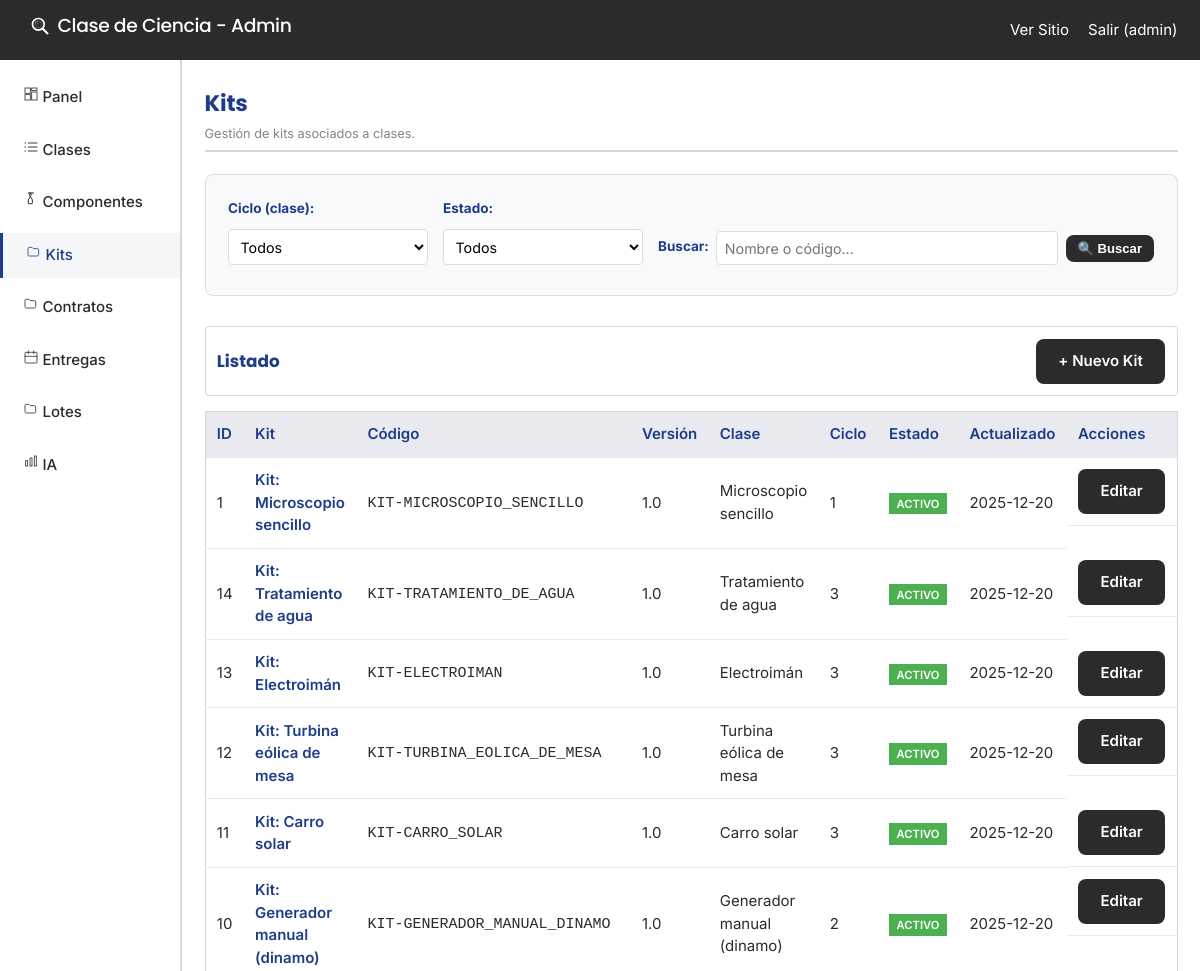
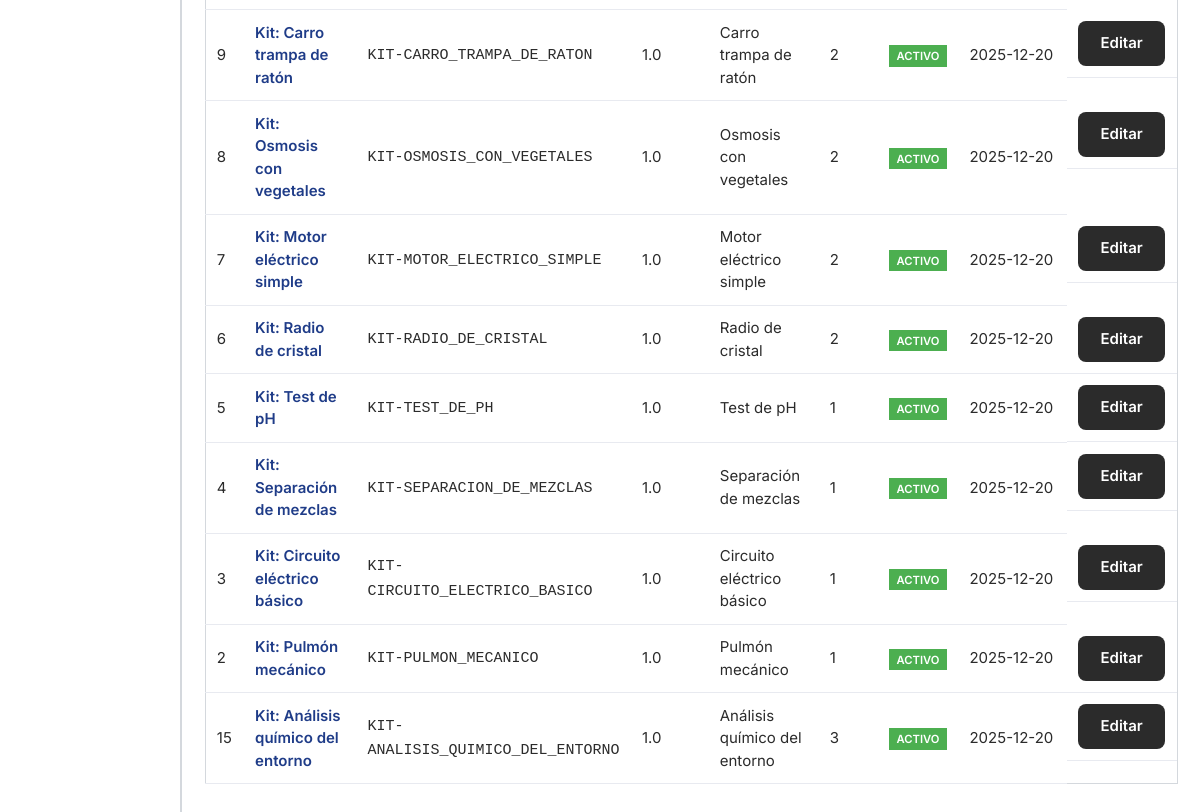
The app's page /admin/kits/index.php (signed in), older data (2 pictures, top to bottom).
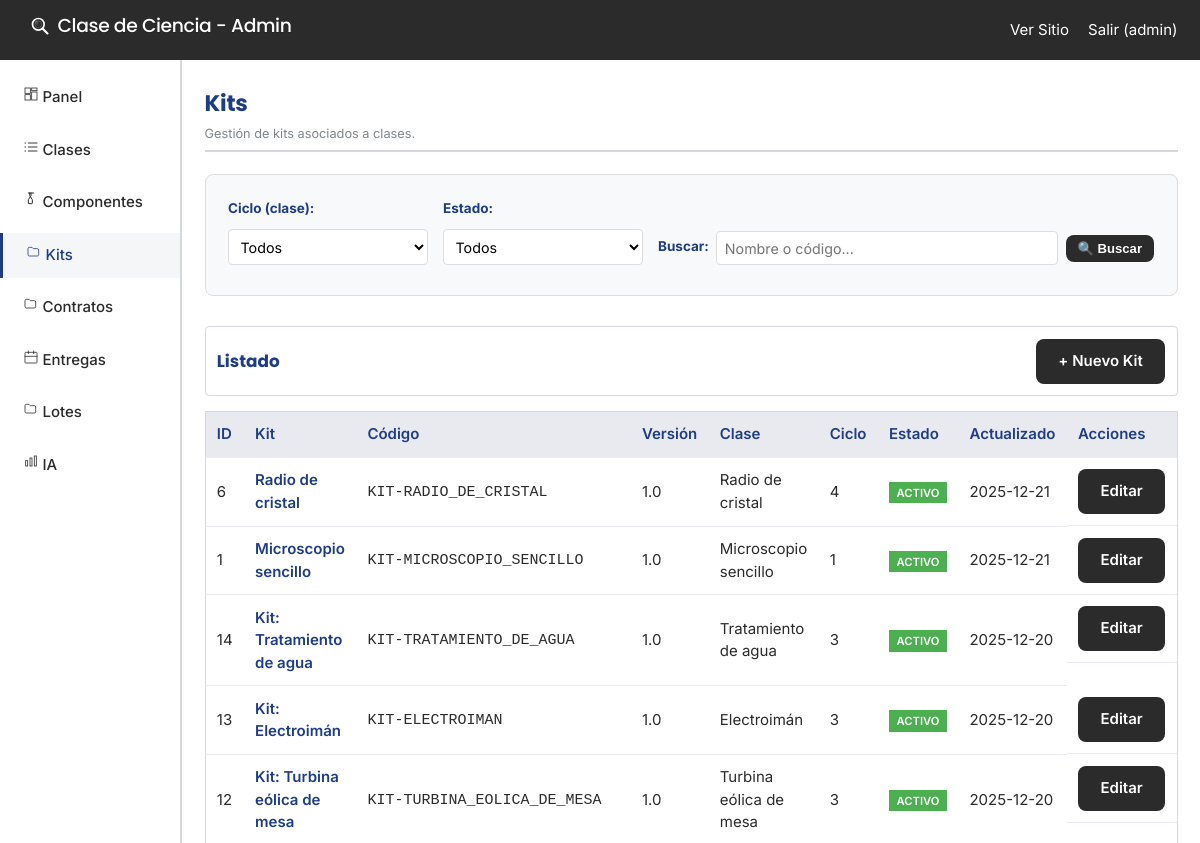
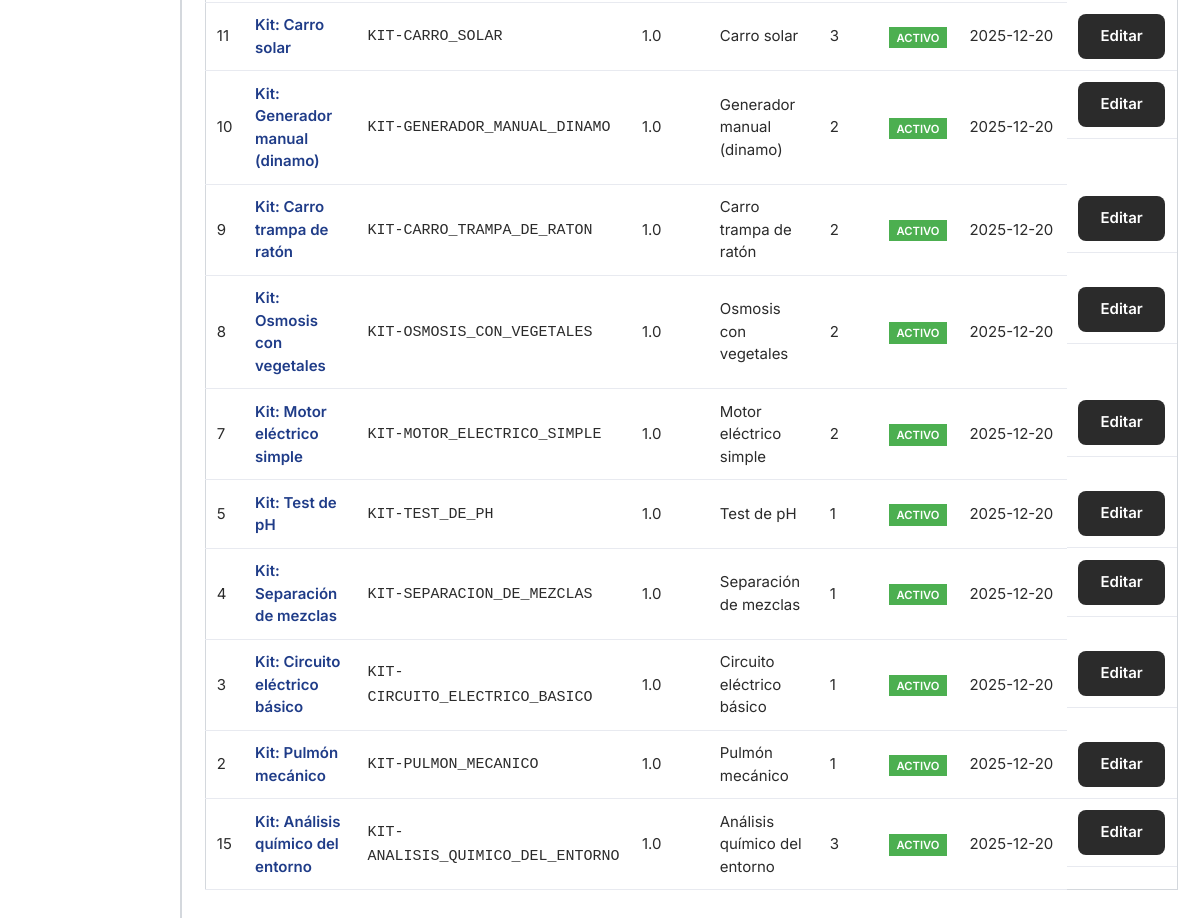
The same page, newer data (2 pictures, top to bottom).
### tables this page shows
CREATE TABLE `kits` (
  `id` int(11) NOT NULL,
  `clase_id` int(11) NOT NULL,
  `nombre` varchar(120) NOT NULL,
  `slug` varchar(120) DEFAULT NULL,
  `codigo` varchar(64) DEFAULT NULL,
  `version` varchar(32) DEFAULT NULL,
  `activo` tinyint(1) NOT NULL DEFAULT 1,
  `created_at` datetime NOT NULL DEFAULT current_timestamp(),
  `updated_at` datetime NOT NULL DEFAULT current_timestamp() ON UPDATE current_timestamp()
);

CREATE TABLE `clases` (
  `id` int(11) NOT NULL,
  `nombre` varchar(180) NOT NULL,
  `slug` varchar(180) NOT NULL,
  `ciclo` tinyint(1) NOT NULL,
  `grados` longtext DEFAULT NULL CHECK (json_valid(`grados`)),
  `dificultad` varchar(32) DEFAULT NULL,
  `duracion_minutos` int(11) DEFAULT NULL,
  `resumen` text DEFAULT NULL,
  `objetivo_aprendizaje` text DEFAULT NULL,
  `imagen_portada` varchar(255) DEFAULT NULL,
  `video_portada` varchar(255) DEFAULT NULL,
  `seguridad` longtext DEFAULT NULL CHECK (json_valid(`seguridad`)),
  `seo_title` varchar(160) DEFAULT NULL,
  `seo_description` varchar(255) DEFAULT NULL,
  `activo` tinyint(1) NOT NULL DEFAULT 1,
  `destacado` tinyint(1) NOT NULL DEFAULT 0,
  `orden_popularidad` int(11) NOT NULL DEFAULT 0,
  `status` enum('draft','published') NOT NULL DEFAULT 'draft',
  `published_at` datetime DEFAULT NULL,
  `autor` varchar(120) DEFAULT NULL,
  `contenido_html` mediumtext DEFAULT NULL,
  `created_at` datetime NOT NULL DEFAULT current_timestamp(),
  `updated_at` datetime NOT NULL DEFAULT current_timestamp() ON UPDATE current_timestamp()
);

### admin/kits/index.php (the view, shortened to what this page needs)
<?php
require_once '../auth.php';
$search = isset($_GET['search']) ? trim($_GET['search']) : '';
$params = [];
$where = ['1=1'];
try {
    $sql = "SELECT k.id, k.nombre, k.codigo, k.version, k.activo, k.updated_at, c.id as clase_id, c.nombre as clase_nombre, c.ciclo
            FROM kits k
            LEFT JOIN clases c ON c.id = k.clase_id
            WHERE " . implode(' AND ', $where) . "
            ORDER BY k.updated_at DESC";
    $stmt = $pdo->prepare($sql);
    $stmt->execute($params);
    $kits = $stmt->fetchAll(PDO::FETCH_ASSOC);
} catch (PDOException $e) {
    $kits = [];
}
include '../header.php';
?>
<div class="page-header">
  <h2>Kits</h2>
  <span class="help-text">Gestión de kits asociados a clases.</span>
</div>
<div class="filters-bar">
  <form method="GET" class="filters-form">
    <div class="filter-group">
      <label for="ciclo">Ciclo (clase):</label>
      <select name="ciclo" id="ciclo" onchange="this.form.submit()">
        <option value="">Todos</option>
      </select>
    </div>
    <div class="filter-group">
      <label for="activo">Estado:</label>
      <select name="activo" id="activo" onchange="this.form.submit()">
        <option value="">Todos</option>
      </select>
    </div>
    <div class="filter-group search-group">
      <label for="search">Buscar:</label>
      <input type="text" id="search" name="search" value="<?= htmlspecialchars($search, ENT_QUOTES, 'UTF-8') ?>" placeholder="Nombre o código..." />
      <button type="submit" class="btn btn-sm">🔍 Buscar</button>
    </div>
  </form>
</div>
<div class="card" style="margin-bottom:1rem;display:flex;justify-content:space-between;align-items:center;">
  <h3 style="margin:0;">Listado</h3>
  <a href="/admin/kits/edit.php" class="btn">+ Nuevo Kit</a>
</div>
<?php if (empty($kits)): ?>
  <div class="message info">No hay kits.</div>
  <p><a href="/admin/kits/edit.php" class="btn">Crear Kit</a></p>
<?php else: ?>
  <table class="data-table">
    <thead>
      <tr>
        <th>ID</th>
        <th>Kit</th>
        <th>Código</th>
        <th>Versión</th>
        <th>Clase</th>
        <th>Ciclo</th>
        <th>Estado</th>
        <th>Actualizado</th>
        <th>Acciones</th>
      </tr>
    </thead>
    <tbody>
      <?php foreach ($kits as $k): ?>
      <tr>
        <td><?= (int)$k['id'] ?></td>
        <td><strong><?= htmlspecialchars($k['nombre'], ENT_QUOTES, 'UTF-8') ?></strong></td>
        <td><code><?= htmlspecialchars($k['codigo'], ENT_QUOTES, 'UTF-8') ?></code></td>
        <td><?= htmlspecialchars($k['version'], ENT_QUOTES, 'UTF-8') ?></td>
        <td><?= htmlspecialchars(($k['clase_nombre'] ?? '-'), ENT_QUOTES, 'UTF-8') ?></td>
        <td><?= htmlspecialchars(($k['ciclo'] ?? '-'), ENT_QUOTES, 'UTF-8') ?></td>
        <td>
          <span style="padding:0.25rem 0.5rem;background:<?= ((int)$k['activo']) ? '#4caf50' : '#ff9800' ?>;color:#fff;font-size:0.75rem;font-weight:600;">
            <?= ((int)$k['activo']) ? 'ACTIVO' : 'INACTIVO' ?>
          </span>
        </td>
        <td><?= htmlspecialchars(date('Y-m-d', strtotime($k['updated_at'])), ENT_QUOTES, 'UTF-8') ?></td>
        <td class="actions">
          <a href="/admin/kits/edit.php?id=<?= (int)$k['id'] ?>" class="btn action-btn">Editar</a>
        </td>
      </tr>
      <?php endforeach; ?>
    </tbody>
  </table>
<?php endif; ?>
<?php include '../footer.php'; ?>

### admin/header.php (shortened to what this page needs)
<!DOCTYPE html>
<html lang="en">
<head>
    <link rel="stylesheet" href="/assets/css/style.css">
</head>
<body>
    <header class="admin-header">
        <h1 class="site-title"><svg class="logo-icon" width="20" height="20" aria-hidden="true"><use xlink:href="#icon-lupa"/></svg> Clase de Ciencia - Admin
        </h1>
        <div>
            <a href="/">Ver Sitio</a>
            <a href="/admin/logout.php">Salir (<?= isset($_SESSION['admin_username']) ? htmlspecialchars($_SESSION['admin_username'], ENT_QUOTES, 'UTF-8') : 'anon' ?>)</a>
        </div>
    </header>
    <div class="admin-container">
        <aside class="admin-sidebar">
            <nav>
                <ul>
                    <li><a href="/admin/dashboard.php" class="<?= basename($_SERVER['PHP_SELF']) === 'dashboard.php' ? 'active' : '' ?>"><svg class="admin-icon" width="16" height="16" aria-hidden="true"><use xlink:href="#icon-dashboard"/></svg> Panel</a></li>
                    <li><a href="/admin/clases/index.php" class="<?= strpos($_SERVER['PHP_SELF'], '/clases/') !== false ? 'active' : '' ?>"><svg class="admin-icon" width="16" height="16" aria-hidden="true"><use xlink:href="#icon-list"/></svg> Clases</a></li>
                    <li><a href="/admin/componentes/index.php" class="<?= strpos($_SERVER['PHP_SELF'], '/componentes/') !== false ? 'active' : '' ?>"><svg class="admin-icon" width="16" height="16" aria-hidden="true"><use xlink:href="#icon-flask"/></svg> Componentes</a></li>
                    <li><a href="/admin/kits/index.php" class="<?= strpos($_SERVER['PHP_SELF'], '/kits/') !== false ? 'active' : '' ?>"><svg class="admin-icon" width="16" height="16" aria-hidden="true"><use xlink:href="#icon-folder"/></svg> Kits</a></li>
                    <li><a href="/admin/contratos/index.php" class="<?= strpos($_SERVER['PHP_SELF'], '/contratos/') !== false ? 'active' : '' ?>"><svg class="admin-icon" width="16" height="16" aria-hidden="true"><use xlink:href="#icon-folder"/></svg> Contratos</a></li>
                    <li><a href="/admin/entregas/index.php" class="<?= strpos($_SERVER['PHP_SELF'], '/entregas/') !== false ? 'active' : '' ?>"><svg class="admin-icon" width="16" height="16" aria-hidden="true"><use xlink:href="#icon-calendar"/></svg> Entregas</a></li>
                    <li><a href="/admin/lotes/index.php" class="<?= strpos($_SERVER['PHP_SELF'], '/lotes/') !== false ? 'active' : '' ?>"><svg class="admin-icon" width="16" height="16" aria-hidden="true"><use xlink:href="#icon-folder"/></svg> Lotes</a></li>
                    <li><a href="/admin/ia/index.php" class="<?= strpos($_SERVER['PHP_SELF'], '/ia/') !== false ? 'active' : '' ?>"><svg class="admin-icon" width="16" height="16" aria-hidden="true"><use xlink:href="#icon-chart"/></svg> IA</a></li>
                </ul>
            </nav>
        </aside>
        <main class="admin-main">

### admin/footer.php
        </main>
    </div>
</body>
</html>

### admin/kits/index.php (style rules this page uses)
.filters-bar { background: #f8f9fa; border: 1px solid #ddd; border-radius: 8px; padding: 1.5rem; margin-bottom: 2rem; }
.filters-form { display: flex; flex-wrap: wrap; gap: 1rem; align-items: flex-end; }
.filter-group { display: flex; flex-direction: column; gap: 0.5rem; }
.filter-group label { font-weight: bold; font-size: 0.9rem; }
.filter-group select, .filter-group input { padding: 0.5rem; border: 1px solid #ddd; border-radius: 4px; min-width: 200px; }
.search-group { flex-direction: row; align-items: center; flex: 1; }
.search-group input { flex: 1; }
.btn-sm { padding: 0.4rem 0.8rem; font-size: 0.875rem; }

Row changes from the older to the newer data that the page shows:
changed kits "Radio de cristal": nombre "Kit: Radio de cristal" → "Radio de cristal"; clase.ciclo "2" → "4"; updated_at "2025-12-20" → "2025-12-21"; moves up the list
changed kits "Microscopio sencillo": nombre "Kit: Microscopio sencillo" → "Microscopio sencillo"; updated_at "2025-12-20" → "2025-12-21"
